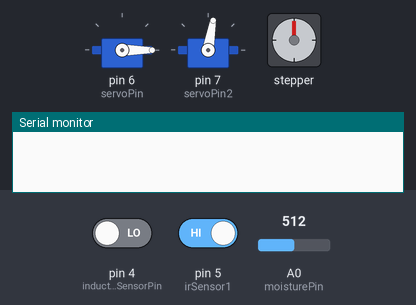
This program was run on a simulated Arduino Uno, built with avr-gcc and run on an emulated ATmega328P. Parts: 2 × servo, stepper motor, the last lines printed to the serial monitor. The test bench sets the inputs (shaded band); at power-on: pin 5 (irSensor1) HIGH, pin 4 (inductiveSensorPin) LOW, A0 (moisturePin) = 512. Stepper angles assume 2048 steps per turn.

Above: at 1.2 s.
1.3 s: pin 5 (irSensor1) driven LOW
At 7.5 s:
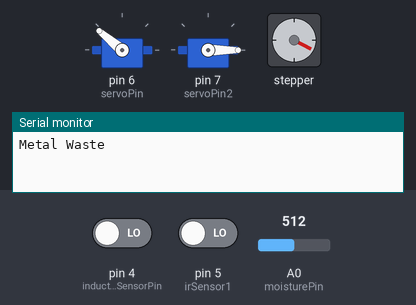
At 12.1 s:
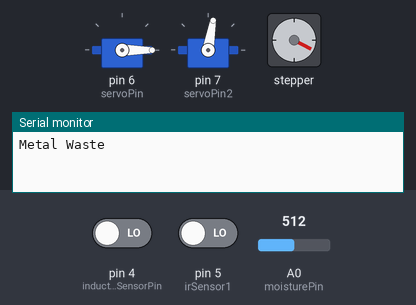
Timing chart, 0 to 15.2 s (numbered marks = the images above; inputs shaded):
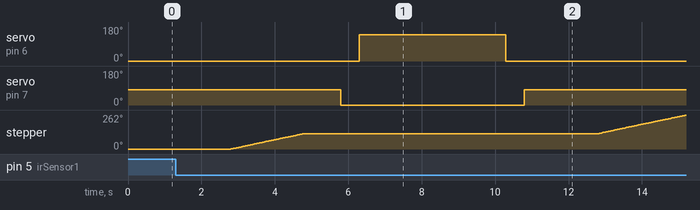

Measured:
- after the input at 1.3 s, servo on pin 6 (servoPin): 0° → 140° after 5.0 s, → 0° 4.0 s later; servo on pin 7 (servoPin2): 80° → 0° after 4.5 s, → 80° 5.0 s later; stepper: turns 118° clockwise in 2.0 s, then 143° clockwise in 2.4 s

The program:

main.cpp
```cpp
#include <Wire.h>
#include <Servo.h>
#include <Stepper.h>

const int servoPin = 6;
const int servoPin2 = 7;
const int inductiveSensorPin = 4;
const int irSensor1 = 5;
const int moisturePin = A0;


bool itemDetected = false;

Servo servo1;
Servo servo2;

const int stepsPerRevolution = 2048;
Stepper myStepper = Stepper(stepsPerRevolution, 8, 10, 9, 11);

int inductiveValue = LOW;

void setup(){
  pinMode(irSensor1, INPUT);
  servo1.attach(servoPin);
  servo2.attach(servoPin2);
  servo1.write(0);
  servo2.write(80);
  pinMode(inductiveSensorPin, INPUT);
  Serial.begin(9600);
}

void loop() {
  MetalTest();
  WetTest();
  bool IsMetal = MetalTest();
  bool IsWet = WetTest();
  int irValue = digitalRead(irSensor1);  // Read the value from the IR sensor

  if ((irValue == 0))
  {
    itemDetected = true;
    delay(1500);

    if (IsMetal && itemDetected)
    {
      Serial.println("Metal Waste");
      MoveStepper(0.33);
      openBin();
      delay(2000);
      closeBin();
      MoveStepper(1-0.33);
      delay(2000);
    }
    else if (IsWet && itemDetected)
    {
      Serial.println("Wet Waste");
      MoveStepper(0.66);
      openBin();
      delay(2000);
      closeBin();
      MoveStepper(1-0.66);
      delay(2000);
    }
    else
    {
      Serial.println("Dry Waste");
      delay(2000);
      openBin();
      closeBin();
      delay(2000);
    }

    itemDetected = false;
  }
}

void openBin() {
  servo2.write(0);
  delay(500);
  servo1.write(140);
  delay(2000);
}

void closeBin() {
  servo1.write(0);
  delay(500);
  servo2.write(80);
  delay(2000);
}

void MoveStepper(float x) {
	myStepper.setSpeed(10);
	myStepper.step(x*stepsPerRevolution);
	delay(1000);
}

bool MetalTest() {
  int inductiveValue = digitalRead(inductiveSensorPin);
  if (inductiveValue == 1) {
    return false;
  } else {
    return true;
  }
}

bool WetTest() {
  int moistureValue = analogRead(moisturePin);
  if (moistureValue > 900) {
    return false;
  } else {
    return true;
  }
}
```
